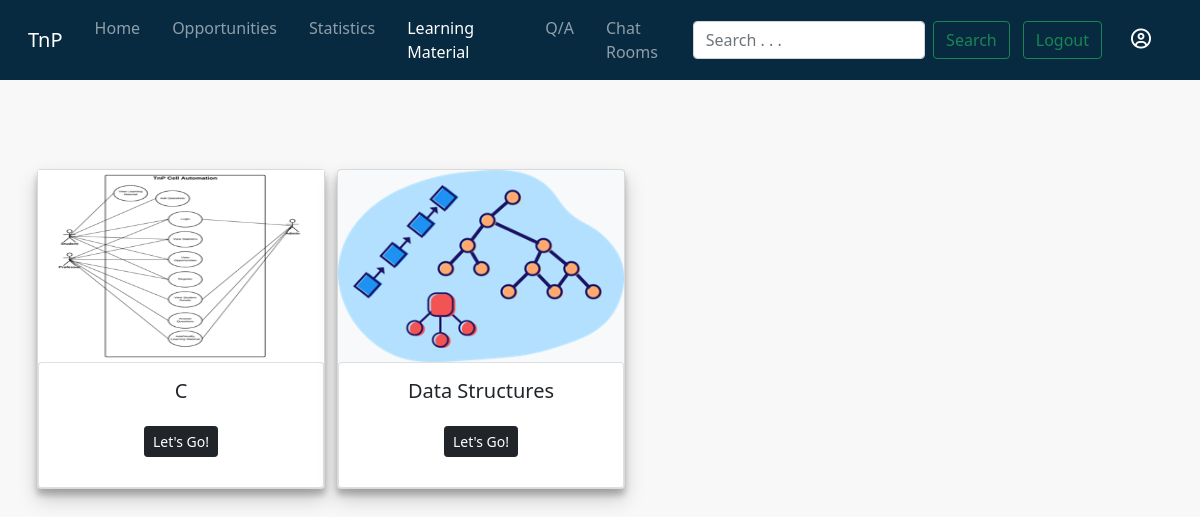
Page /learningmaterial/ (signed in) on the committed database.
### learningmaterial/models.py (models this page shows, shortened)
class Concept(models.Model):
    concept = models.CharField(verbose_name="Concept", max_length=100)
    image = models.ImageField(default="defaultprofilepic.jpg", upload_to="learningmaterial")

### learningmaterial/views.py (the view)
# urls.py: path('learningmaterial/', learning_material_home, name="lrng_mtrl"),
def learning_material_home(request):
    concepts = Concept.objects.all()
    if concepts:
        valid = True
    else:
        valid = False
    if not request.user.is_authenticated:
        return redirect("login")
    return render(request, "lm-home.html", context={"lm": "active", "concepts": concepts, "valid": valid})

### learningmaterial/templates/lm-home.html (shortened to what this page needs)
{% extends "base.html" %}
{% load crispy_forms_tags %}
{% load static %}
{% block content %}
    <br>
    {% if not valid %}
      <div style="height: 50%; margin-top: 300px; text-align: center;">
        <h5> No Concepts Available :( </h5>
      </div>
    {% else %}
      {% for c in concepts %}
        <div class="container-fluid" style="margin-top:30px; float:left; height: 300px; width: 300px;" onclick=location.href="{% url 'lm-topics' c.id %}">
          <div class="media">
            <div class="media-body">
              <div class="card text-dark bg-light mb-3" style="height: 20rem; width: 18rem; box-shadow: 0 10px 20px rgba(0,0,0,0.19), 0 6px 6px rgba(0,0,0,0.23);">
                <img src="{{ c.image.url }}" style="height: 12rem;">
                <div class="card card-body flex-fill">
                  <h5 class="card-text" style="text-align: center;"> {{ c.concept }} </h5>
                  <div style="margin: auto;">
                    <a href="{% url 'lm-topics' c.id %}" class="btn btn-dark btn-sm" style="margin: auto;"> Let's Go! </a>
                  </div>
                </div>
              </div>
            </div>
          </div>
        </div>
      {% endfor %}
    {% endif %}
{% endblock content %}

### user/templates/base.html (shortened to what this page needs)
{% load static %}
<!DOCTYPE html>
<html>
<head>
<link rel="stylesheet" href="https://stackpath.bootstrapcdn.com/bootstrap/4.1.3/css/bootstrap.min.css">
<link rel="stylesheet" href="https://cdnjs.cloudflare.com/ajax/libs/font-awesome/4.7.0/css/font-awesome.min.css">
<link rel="stylesheet" href="https://cdnjs.cloudflare.com/ajax/libs/Chart.js/2.8.0/Chart.min.css" />
<link href="https://cdn.jsdelivr.net/npm/bootstrap@5.1.3/dist/css/bootstrap.min.css" rel="stylesheet">
</head>
<body style="background-color: #e8e8e848; padding: 25px;">
    <nav class="navbar fixed-top navbar-expand-lg navbar-lg navbar-dark" style="background-color: #072A40;">
        <div class="container-fluid">
            <a class="navbar-brand" href="#"> TnP </a>
            <div class="collapse navbar-collapse" id="navbarNavDropdown">
                <ul class="navbar-nav">
                    <li class="nav-item {{ home }} ">
                        <a class="nav-link px-3" href="{% url 'home' %}"> Home </a>
                    </li>
                    <li class="nav-item {{ opp_page }}">
                        <a class="nav-link px-3" href="{% url 'display' %}"> Opportunities </a>
                    </li>
                    <li class="nav-item {{ stat }}">
                        <a class="nav-link px-3" href="{% url 'stats_page' %}"> Statistics </a>
                    </li>
                    <li class="nav-item {{ lm }}">
                        <a class="nav-link px-3" href="{% url 'lrng_mtrl' %}"> Learning Material </a>
                    </li>
                    <li class="nav-item {{ qa }}">
                        <a class="nav-link px-3" href="{% url 'qa' %}"> Q/A </a>
                    </li>
                    <li class="nav-item {{ chat }}">
                        <a class="nav-link px-3" href="{% url 'index' %}"> Chat Rooms </a>
                    </li>
                </ul>
            </div>
            <form class="d-flex" action="{% url 'search' %}" method="POST">
                <input class="form-control me-2" style="margin-right:5px;" type="search" placeholder="Search . . . " aria-label="Search" name="q">
                <button class="btn btn-outline-success" style="margin-right:5px;" type="submit"> Search </button>
            </form>
            {% if user.is_authenticated %}
            <ul class="navbar-nav">
                <li class="nav-item">
                    <a class="nav-link px-2" href="{% url 'logout' %}"> <button class="btn btn-outline-success" type="submit"> Logout </button> </a>
                </li>
                {% if not user.is_superuser %}
                <li class="nav-item">
                    <a class="nav-link px-2" href="{% url 'profile' user.username %}"> <button style="background-color: #072A40;" class="btn"><i class="fa fa-user-circle-o" style="font-size: 20px; border: none; color: white;"></i></button> </a>
                </li>
                {% endif %}
            </ul>
            {% endif %}
        </div>
    </nav>
    <div class="added-block">
        {% block content %}
        {% endblock %}
    </div>
</body>
</html>

### user/templates/base.html (style rules this page uses)
.added-block { margin-top: 90px; }

### rows in the picture
Concept: image (picture), concept "C"
Concept: image (picture), concept "Data Structures"
